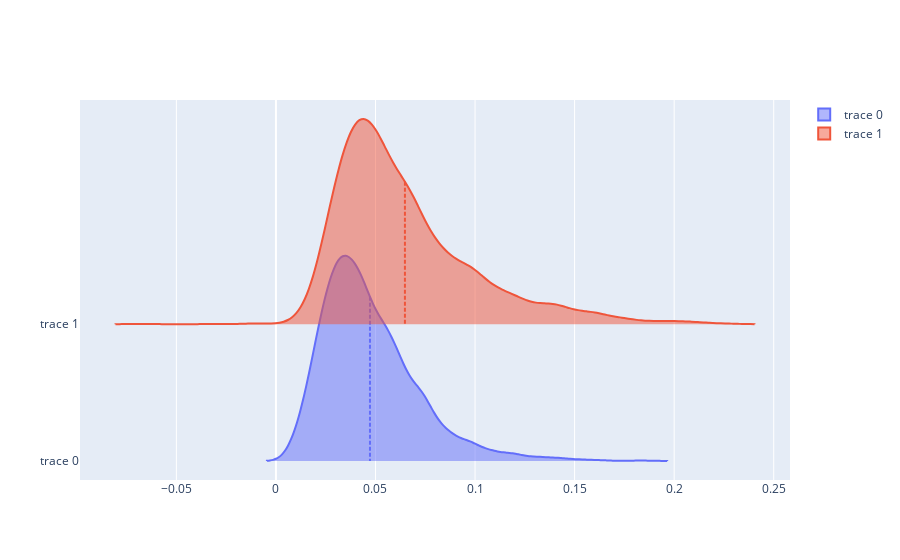

Here is the notebook cell this chart was saved with:
### Code cell
fig.update_traces(points=False, meanline_visible=True, side='positive', orientation='h', width=3)
fig.update()

### Figure 1 — Plotly figure (JSON) as saved in the notebook; plotly's stock layout.template omitted (floating-point values rounded to 4 significant figures; data arrays with more than 128 entries replaced by an {"elided": "..."} marker saying what was removed)
{"data": [{"meanline": {"visible": true}, "orientation": "h", "points": false, "side": "positive", "type": "violin", "width": 3, "x": {"elided": "3000 float values"}}, {"meanline": {"visible": true}, "orientation": "h", "points": false, "side": "positive", "type": "violin", "width": 3, "x": {"elided": "3000 float values"}}], "layout": {}}
